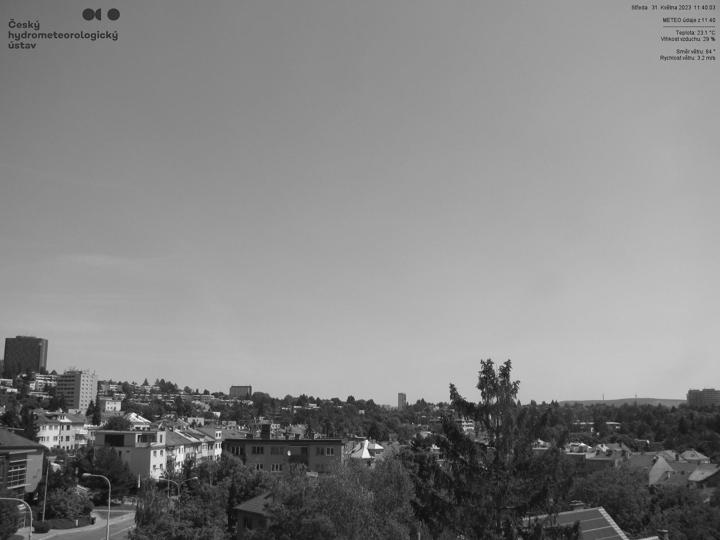
%> input picture data-matlab/I/brno/19.jpg (made grey), 720 x 540 px, given in place of 19.jpg.jpg, which was not available
$ octave --eval "result = singleLocationCalibration('../data-matlab/I/brno/19.jpg');"   (GNU Octave 9; MATLAB toolbox functions it lacks are replaced by stand-ins)
%> lines starting %> are read from the running program, lines starting %| are printed output that depends on the picture; in (x1, y1, x2, y2) boxes, pixels count from 0 and x2, y2 are one past the last pixel; in counts of white or black regions, pixels touching at a corner belong together; the program's own positions count from 1; pictures that were not available may be replaced by others from this repository, and a replacement may not be noted
### webcamCalibration/loadImageInformation.m
function [xp, yp, lp] = loadImageInformation(imgPath, invCamResponse, ...
    skyMask, xp, yp, nbRandomPixelsToKeep, varargin)
% Loads image information necessary for the sky fitting stages.
%
%   [xp, yp, lp] = loadImageInformation(imgPath, invCamResponse, ...
%       skyMask, xp, yp, nbRandomPixelsToKeep, ...)
%
%   [xp, yp, lp] = loadImageInformation(img, invCamResponse, ...
%       skyMask, xp, yp, nbRandomPixelsToKeep, varargin)
%
% Supports both the path to the image, or the image itself.
%
% Input parameters:
%  - imgPath: path to the input image
%  - invCamResponse: inverse camera response function
%  - skyMask: mask indicating the sky (1=sky, 0=no sky)
%  - xp: [imgHeight x imgWidth], array indicating the x-coordinates of each pixel in the image
%  - yp: [imgHeight x imgWidth], array indicating the x-coordinates of each pixel in the image
%  - nbRandomPixelsToKeep: number of pixels to select from each image
%
% Output parameters:
%  - xp: x-coordinates of all input pixels (with respect to the center of the image
%  - yp: y-coordinates of all input pixels (with respect to the center of the image, y-axis pointing up
%  - lp: raw luminance values observed at each pixel
%
% ----------
% Jean-Francois Lalonde

% saturation threshold
threshUnSat = 254/255;

% darkness threshold
threshDark = 2/255;

% use luminance only?
luminanceOnly = true;

parseVarargin(varargin{:});

% Read and correct the image
if ischar(imgPath)
    % we're given the image's path
    origImg = im2double(imread(imgPath));
else
    % we're given the image directly
    origImg = im2double(imgPath);
end

% correct for non-linearities
img = origImg; %correctImage(origImg, invCamResponse);

if luminanceOnly
    img = rgb2gray(img);
end
img = reshape(img, [], size(img, 3));

% Find correctly exposed sky pixels
indUnSat = any(img < threshUnSat, 2);
indDark = any(img > threshDark, 2);

indPx = indUnSat & indDark;
indUnSatSky = find(indPx & skyMask(:));

% Keep randomly chosen pixels only
randInd = randperm(length(indUnSatSky)); randInd = randInd(1:nbRandomPixelsToKeep);

lp = img(indUnSatSky(randInd), :);
xp = xp(indUnSatSky(randInd));
yp = yp(indUnSatSky(randInd));

### webcamCalibration/getTurbidityMapping.m
%%%%%%%%%%%%%%%%%%%%%%%%%%%%%%%%%%%%%%%%%%%%%%%%%%%%%%%%%%%%%%%%%%%%%%%%%
% function M = getTurbidityMapping(channelId)
%  Returns the turbidity mapping between turbidity and the constants
%  (a,b,c,d,e) from the Perez sky model. Taken from [Preetham et al., SISGGRAPH '99].
%
% Input parameters:
%  - channelId: [1,3] channel in the xyY space
%
% Output parameters:
%  - M: turbidity mapping. [a b c d e] = M*[T 1]'
%
%%%%%%%%%%%%%%%%%%%%%%%%%%%%%%%%%%%%%%%%%%%%%%%%%%%%%%%%%%%%%%%%%%%%%%%%%
function M = getTurbidityMapping(channelId)
%%%%%%%%%%%%%%%%%%%%%%%%%%%%%%%%%%%%%%%%%%%%%%%%%%%%%%%%%%%%%%%%%%%%%%%%%
% Copyright 2006-2010 Jean-Francois Lalonde
% Carnegie Mellon University
% Do not distribute
%%%%%%%%%%%%%%%%%%%%%%%%%%%%%%%%%%%%%%%%%%%%%%%%%%%%%%%%%%%%%%%%%%%%%%%%%

switch channelId
    case 1 % x
        M = [-0.0193 -0.2592; -0.0665 0.0008; -0.0004 0.2125; -0.0641 -0.8989; -0.0033 0.0452];

    case 2 % y
        M = [-0.0167 -0.2608; -0.0950 0.0092; -0.0079 0.2102; -0.0441 -1.6537; -0.0109 0.0529];

    case 3 % Y
        M = [0.1787 -1.4630; -0.3554 0.4275; -0.0227 5.3251; 0.1206 -2.5771; -0.0670 0.3703];

    otherwise
        error('input channelID must be between 1 and 3!');
end

### webcamCalibration/singleLocationCalibration.m
function [focalLength, zenithAngle] = singleLocationCalibration(location)
%> called with location = '../data-matlab/I/brno/19.jpg'

imagesPath = 'data';
gradientPath = fullfile('I-train-matlab', location);
% clearDayPath = fullfile('J', location);
skyMaskPath = fullfile('../data/maskmorpho', strcat(location, '.jpg'));

gradientFileList = dir(fullfile(imagesPath, gradientPath, '*.jpg'));
gradientFileList = {gradientFileList.name};


nbRandomPixelsToKeep = 1000;

imgWidth = 1600;
imgHeight = 1200;

skyMask = im2double(imread(skyMaskPath))>0.5;
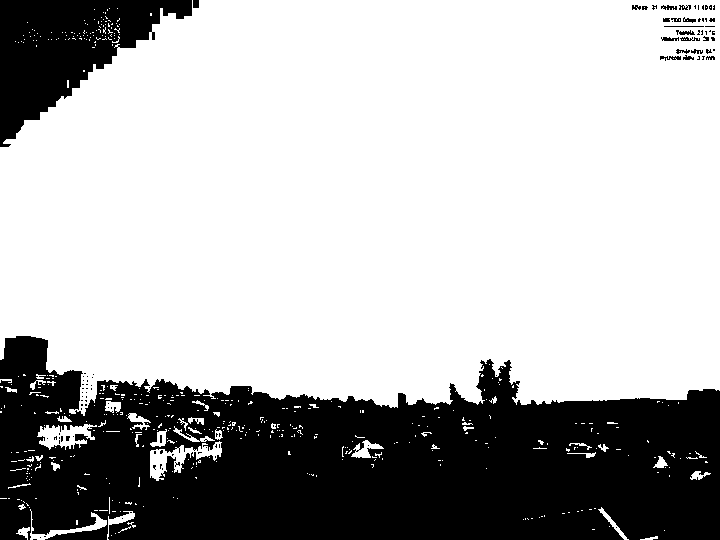
%> skyMask: size 540x720 logical; 70% white; 104 black regions (85 under 20 px), largest, box (x1, y1, x2, y2) and area: (0, 336, 720, 540) 101781, (0, 0, 192, 147) 13777, (660, 56, 681, 61) 61


[xRange, yRange] = meshgrid(1:imgWidth, 1:imgHeight);
xpVec = (xRange - imgWidth/2) - 0.5;
ypVec = (imgHeight/2 - yRange) + 0.5;

xp = cell(1, length(gradientFileList));
yp = cell(1, length(gradientFileList));
lp = cell(1, length(gradientFileList));

for f=1:length(gradientFileList)
    [xp{f}, yp{f}, lp{f}] = loadImageInformation(fullfile(imagesPath, gradientPath, gradientFileList{f}), [], skyMask, xpVec, ypVec, nbRandomPixelsToKeep);
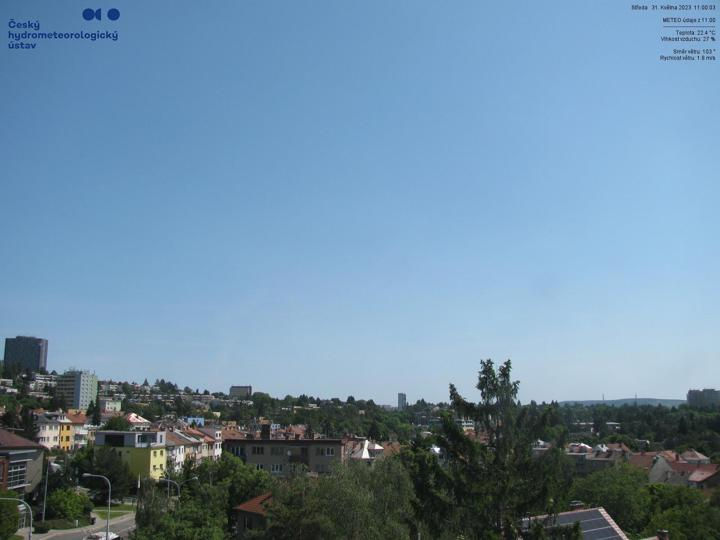
%> input picture data-matlab/I/brno/11.jpg, 720 x 540 px
%> in loadImageInformation, `indUnSat = any(img < threshUnSat, 2);`: indUnSat = 388800 logical values, 388798 true
%> in loadImageInformation, `indDark = any(img > threshDark, 2);`: indDark = 388800 logical values, 388800 true
%> in loadImageInformation, `indPx = indUnSat & indDark;`: indPx = 388800 logical values, 388798 true
%> in loadImageInformation, `indUnSatSky = find(indPx & skyMask(:));`: indUnSatSky = 272138 values from 148 to 388651
%> in loadImageInformation, `randInd = randInd(1:nbRandomPixelsToKeep)`: randInd = 1000 values, max 272053 at index 667, min 48 at index 972, mean 135019.6
%> in loadImageInformation, `lp = img(indUnSatSky(randInd), :);`: lp = 1000 values, max 0.979 at index 551, min 0.388 at index 713, mean 0.649
%> in loadImageInformation, `xp = xp(indUnSatSky(randInd));`: xp = 1000 values, max -476.5 at index 216, min -799.5 at index 41, mean -632.4
%> in loadImageInformation, `yp = yp(indUnSatSky(randInd));`: yp = 1000 values, max 599.5 at index 353, min -599.5 at index 358, mean -17.51
%> pass 3 of the loop in singleLocationCalibration, `for f=1:length(gradientFileList)`:
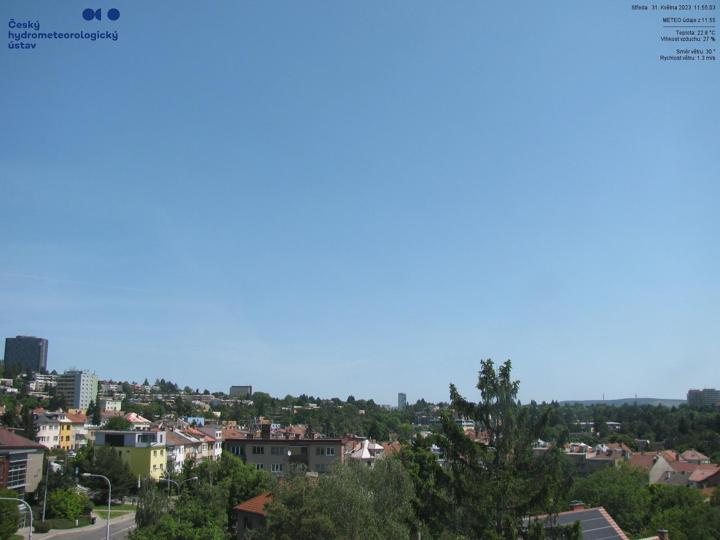
%> input picture data-matlab/I/brno/22.jpg, 720 x 540 px
%> in loadImageInformation (call 3), `img = rgb2gray(img);`:
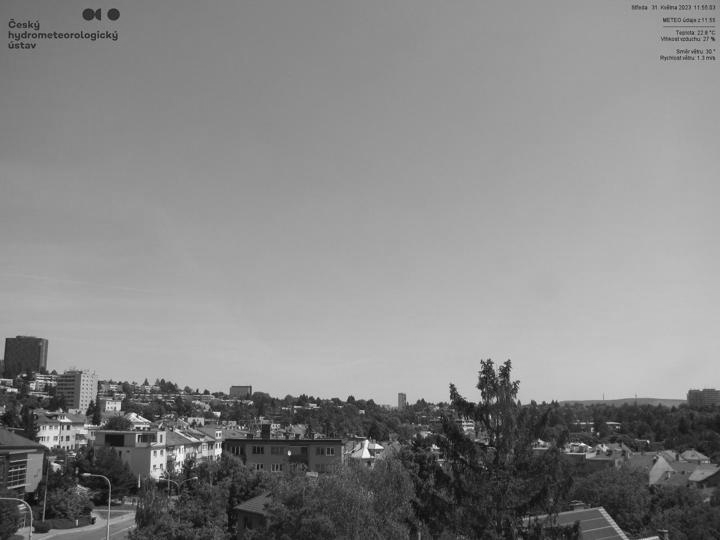
%> img: size 540x720 double; min 0.0198, max 0.998, mean 0.529
%> randInd = 1000 values, max 272028 at index 538, min 18 at index 72, mean 135026.5
%> lp = 1000 values, max 0.844 at index 477, min 0.47 at index 282, mean 0.637
%> xp = 1000 values, max -476.5 at index 440, min -799.5 at index 72, mean -632.1
%> yp = 1000 values, max 599.5 at index 897, min -599.5 at index 18, mean -3.44
end

% initialize horizon to lowest sky row
[rSky, ~] = find(skyMask);
%> rSky = 272140 values from 1 to 540
yh0 = ypVec(max(rSky(:)), 1) - 1;
%> yh0 = 59.5
f0 = 3000;
theta0 = pi/2+atan2(yh0, f0);
%> theta0 = 1.59

[focalLength, zenithAngle] = fitFocalAndZenith(xp, yp, lp', theta0, f0);

% [18 lines of commented-out code are left out]
%> (the run ends here)
